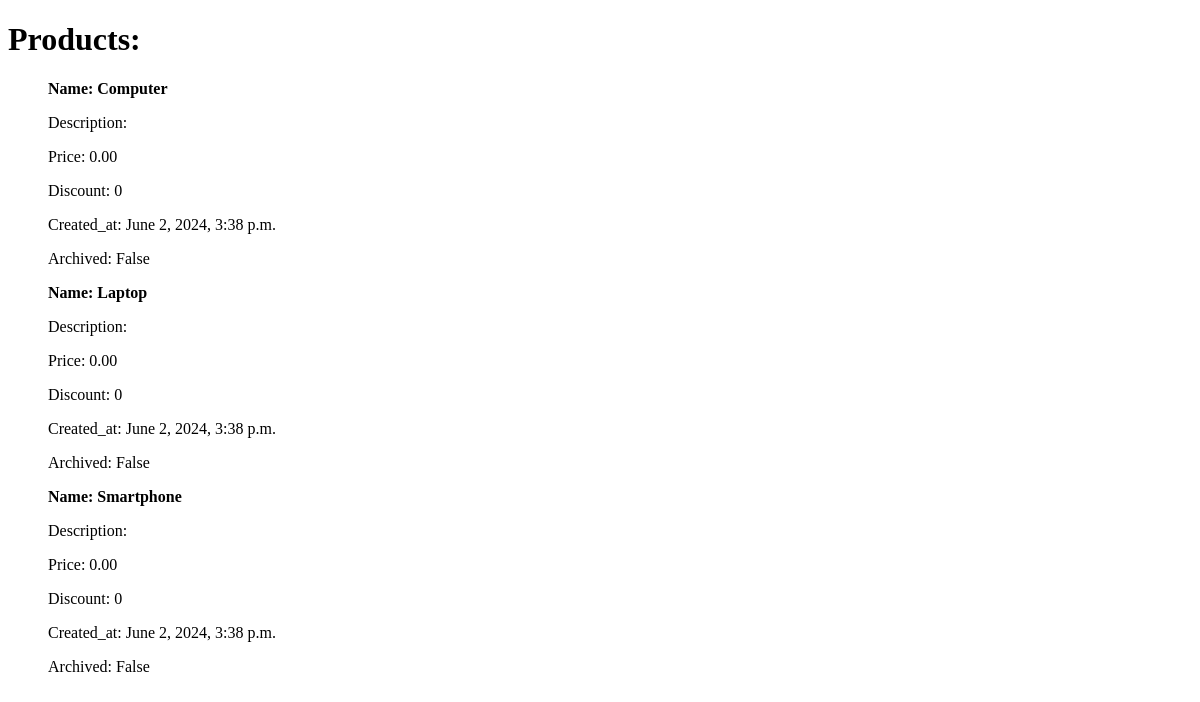
/shop/products/, run on an earlier commit of the app's database.
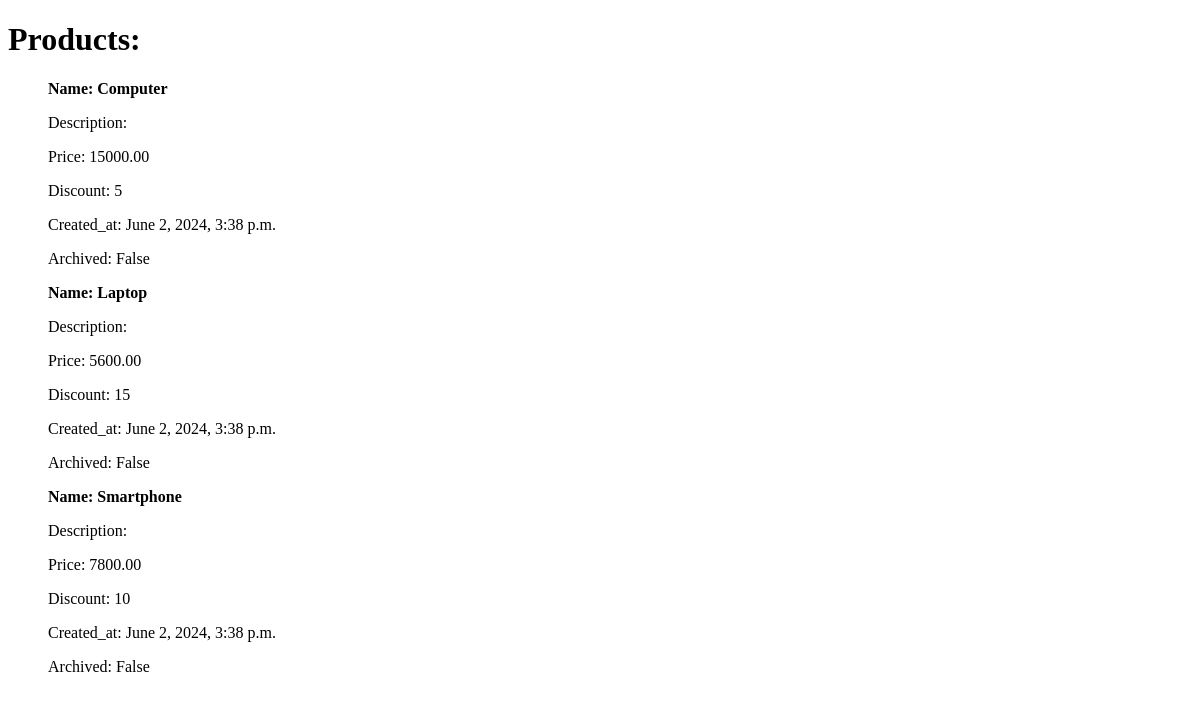
And on a later commit of the database.
### shopapp/models.py (models this page shows, shortened)
class Product(models.Model):
    class Meta:
        ordering = ["name", "price"]
    name = models.CharField(max_length=30)
    description = models.TextField(max_length=300)
    price = models.DecimalField(default=0, max_digits=8,decimal_places=2)
    discount = models.PositiveSmallIntegerField(default=0)
    created_at = models.DateTimeField(auto_now_add=True)
    archived = models.BooleanField(default=False)

### shopapp/views.py (the view)
# urls.py: path("products/", ProductsList, name = "products_list"),
def ProductsList(request:HttpRequest)->HttpResponse:
    context = {
        "products": Product.objects.all()
    }
    return render(request,"shopapp/products-list.html",context=context)

### shopapp/templates/shopapp/products-list.html (shortened to what this page needs)
{% extends 'shopapp/base.html' %}
{% block body %}
    <h1>Products:</h1>
    <div>
        {% if products %}
            <div>
                <ul>
                    {% for product in products %}
                        <p><b>Name: {{ product.name }}</b></p>
                        <p>Description: {{ product.description }}</p>
                        <p>Price: {{ product.price }}</p>
                        <p>Discount: {{ product.discount }}</p>
                        <p>Created_at: {{ product.created_at }}</p>
                        <p>Archived: {{ product.archived }}</p>
                    {% endfor %}
                </ul>
            </div>
        {% endif %}
    </div>
{% endblock %}

### shopapp/templates/shopapp/base.html (shortened to what this page needs)
<!DOCTYPE html>
<html lang="en">
<head>
</head>
<body>
{% block body %}{% endblock %}
</body>
</html>

What changed in the data, as far as the page shows it:
changed Product "Computer": price "0.00" → "15000.00"; discount "0" → "5"
changed Product "Laptop": price "0.00" → "5600.00"; discount "0" → "15"
changed Product "Smartphone": price "0.00" → "7800.00"; discount "0" → "10"
